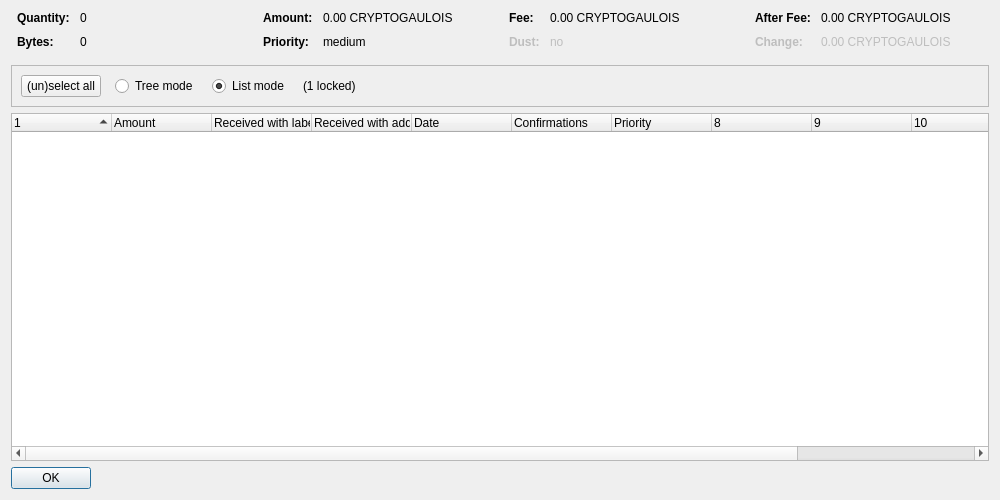
<?xml version="1.0" encoding="UTF-8"?>
<ui version="4.0">
 <class>CoinControlDialog</class>
 <widget class="QDialog" name="CoinControlDialog">
  <property name="geometry">
   <rect>
    <x>0</x>
    <y>0</y>
    <width>1000</width>
    <height>500</height>
   </rect>
  </property>
  <property name="windowTitle">
   <string>Coin Selection</string>
  </property>
  <layout class="QVBoxLayout" name="verticalLayout">
   <item>
    <layout class="QHBoxLayout" name="horizontalLayoutTop" stretch="0,0,0,0">
     <property name="topMargin">
      <number>0</number>
     </property>
     <property name="bottomMargin">
      <number>10</number>
     </property>
     <item>
      <layout class="QFormLayout" name="formLayoutCoinControl1">
       <property name="horizontalSpacing">
        <number>10</number>
       </property>
       <property name="verticalSpacing">
        <number>10</number>
       </property>
       <property name="leftMargin">
        <number>6</number>
       </property>
       <property name="rightMargin">
        <number>6</number>
       </property>
       <item row="0" column="0">
        <widget class="QLabel" name="labelCoinControlQuantityText">
         <property name="font">
          <font>
           <weight>75</weight>
           <bold>true</bold>
          </font>
         </property>
         <property name="text">
          <string>Quantity:</string>
         </property>
        </widget>
       </item>
       <item row="0" column="1">
        <widget class="QLabel" name="labelCoinControlQuantity">
         <property name="cursor">
          <cursorShape>IBeamCursor</cursorShape>
         </property>
         <property name="contextMenuPolicy">
          <enum>Qt::ActionsContextMenu</enum>
         </property>
         <property name="text">
          <string notr="true">0</string>
         </property>
         <property name="textInteractionFlags">
          <set>Qt::LinksAccessibleByMouse|Qt::TextSelectableByKeyboard|Qt::TextSelectableByMouse</set>
         </property>
        </widget>
       </item>
       <item row="1" column="0">
        <widget class="QLabel" name="labelCoinControlBytesText">
         <property name="font">
          <font>
           <weight>75</weight>
           <bold>true</bold>
          </font>
         </property>
         <property name="text">
          <string>Bytes:</string>
         </property>
        </widget>
       </item>
       <item row="1" column="1">
        <widget class="QLabel" name="labelCoinControlBytes">
         <property name="cursor">
          <cursorShape>IBeamCursor</cursorShape>
         </property>
         <property name="contextMenuPolicy">
          <enum>Qt::ActionsContextMenu</enum>
         </property>
         <property name="text">
          <string notr="true">0</string>
         </property>
         <property name="textInteractionFlags">
          <set>Qt::LinksAccessibleByMouse|Qt::TextSelectableByKeyboard|Qt::TextSelectableByMouse</set>
         </property>
        </widget>
       </item>
      </layout>
     </item>
     <item>
      <layout class="QFormLayout" name="formLayoutCoinControl2">
       <property name="horizontalSpacing">
        <number>10</number>
       </property>
       <property name="verticalSpacing">
        <number>10</number>
       </property>
       <property name="leftMargin">
        <number>6</number>
       </property>
       <property name="rightMargin">
        <number>6</number>
       </property>
       <item row="0" column="0">
        <widget class="QLabel" name="labelCoinControlAmountText">
         <property name="font">
          <font>
           <weight>75</weight>
           <bold>true</bold>
          </font>
         </property>
         <property name="text">
          <string>Amount:</string>
         </property>
        </widget>
       </item>
       <item row="0" column="1">
        <widget class="QLabel" name="labelCoinControlAmount">
         <property name="cursor">
          <cursorShape>IBeamCursor</cursorShape>
         </property>
         <property name="contextMenuPolicy">
          <enum>Qt::ActionsContextMenu</enum>
         </property>
         <property name="text">
          <string notr="true">0.00 CRYPTOGAULOIS</string>
         </property>
         <property name="textInteractionFlags">
          <set>Qt::LinksAccessibleByMouse|Qt::TextSelectableByKeyboard|Qt::TextSelectableByMouse</set>
         </property>
        </widget>
       </item>
       <item row="1" column="0">
        <widget class="QLabel" name="labelCoinControlPriorityText">
         <property name="font">
          <font>
           <weight>75</weight>
           <bold>true</bold>
          </font>
         </property>
         <property name="text">
          <string>Priority:</string>
         </property>
        </widget>
       </item>
       <item row="1" column="1">
        <widget class="QLabel" name="labelCoinControlPriority">
         <property name="cursor">
          <cursorShape>IBeamCursor</cursorShape>
         </property>
         <property name="contextMenuPolicy">
          <enum>Qt::ActionsContextMenu</enum>
         </property>
         <property name="text">
          <string notr="true">medium</string>
         </property>
         <property name="textInteractionFlags">
          <set>Qt::LinksAccessibleByMouse|Qt::TextSelectableByKeyboard|Qt::TextSelectableByMouse</set>
         </property>
        </widget>
       </item>
      </layout>
     </item>
     <item>
      <layout class="QFormLayout" name="formLayoutCoinControl3">
       <property name="horizontalSpacing">
        <number>10</number>
       </property>
       <property name="verticalSpacing">
        <number>10</number>
       </property>
       <property name="leftMargin">
        <number>6</number>
       </property>
       <property name="rightMargin">
        <number>6</number>
       </property>
       <item row="0" column="0">
        <widget class="QLabel" name="labelCoinControlFeeText">
         <property name="font">
          <font>
           <weight>75</weight>
           <bold>true</bold>
          </font>
         </property>
         <property name="text">
          <string>Fee:</string>
         </property>
        </widget>
       </item>
       <item row="0" column="1">
        <widget class="QLabel" name="labelCoinControlFee">
         <property name="cursor">
          <cursorShape>IBeamCursor</cursorShape>
         </property>
         <property name="contextMenuPolicy">
          <enum>Qt::ActionsContextMenu</enum>
         </property>
         <property name="text">
          <string notr="true">0.00 CRYPTOGAULOIS</string>
         </property>
         <property name="textInteractionFlags">
          <set>Qt::LinksAccessibleByMouse|Qt::TextSelectableByKeyboard|Qt::TextSelectableByMouse</set>
         </property>
        </widget>
       </item>
       <item row="1" column="0">
        <widget class="QLabel" name="labelCoinControlLowOutputText">
         <property name="enabled">
          <bool>false</bool>
         </property>
         <property name="font">
          <font>
           <weight>75</weight>
           <bold>true</bold>
          </font>
         </property>
         <property name="text">
          <string>Dust:</string>
         </property>
        </widget>
       </item>
       <item row="1" column="1">
        <widget class="QLabel" name="labelCoinControlLowOutput">
         <property name="enabled">
          <bool>false</bool>
         </property>
         <property name="cursor">
          <cursorShape>IBeamCursor</cursorShape>
         </property>
         <property name="contextMenuPolicy">
          <enum>Qt::ActionsContextMenu</enum>
         </property>
         <property name="text">
          <string notr="true">no</string>
         </property>
         <property name="textInteractionFlags">
          <set>Qt::LinksAccessibleByMouse|Qt::TextSelectableByKeyboard|Qt::TextSelectableByMouse</set>
         </property>
        </widget>
       </item>
      </layout>
     </item>
     <item>
      <layout class="QFormLayout" name="formLayoutCoinControl4">
       <property name="horizontalSpacing">
        <number>10</number>
       </property>
       <property name="verticalSpacing">
        <number>10</number>
       </property>
       <property name="leftMargin">
        <number>6</number>
       </property>
       <property name="rightMargin">
        <number>6</number>
       </property>
       <item row="0" column="0">
        <widget class="QLabel" name="labelCoinControlAfterFeeText">
         <property name="font">
          <font>
           <weight>75</weight>
           <bold>true</bold>
          </font>
         </property>
         <property name="text">
          <string>After Fee:</string>
         </property>
        </widget>
       </item>
       <item row="0" column="1">
        <widget class="QLabel" name="labelCoinControlAfterFee">
         <property name="cursor">
          <cursorShape>IBeamCursor</cursorShape>
         </property>
         <property name="contextMenuPolicy">
          <enum>Qt::ActionsContextMenu</enum>
         </property>
         <property name="text">
          <string notr="true">0.00 CRYPTOGAULOIS</string>
         </property>
         <property name="textInteractionFlags">
          <set>Qt::LinksAccessibleByMouse|Qt::TextSelectableByKeyboard|Qt::TextSelectableByMouse</set>
         </property>
        </widget>
       </item>
       <item row="1" column="0">
        <widget class="QLabel" name="labelCoinControlChangeText">
         <property name="enabled">
          <bool>false</bool>
         </property>
         <property name="font">
          <font>
           <weight>75</weight>
           <bold>true</bold>
          </font>
         </property>
         <property name="text">
          <string>Change:</string>
         </property>
        </widget>
       </item>
       <item row="1" column="1">
        <widget class="QLabel" name="labelCoinControlChange">
         <property name="enabled">
          <bool>false</bool>
         </property>
         <property name="cursor">
          <cursorShape>IBeamCursor</cursorShape>
         </property>
         <property name="contextMenuPolicy">
          <enum>Qt::ActionsContextMenu</enum>
         </property>
         <property name="text">
          <string notr="true">0.00 CRYPTOGAULOIS</string>
         </property>
         <property name="textInteractionFlags">
          <set>Qt::LinksAccessibleByMouse|Qt::TextSelectableByKeyboard|Qt::TextSelectableByMouse</set>
         </property>
        </widget>
       </item>
      </layout>
     </item>
    </layout>
   </item>
   <item>
    <widget class="QFrame" name="frame">
     <property name="minimumSize">
      <size>
       <width>0</width>
       <height>40</height>
      </size>
     </property>
     <property name="frameShape">
      <enum>QFrame::StyledPanel</enum>
     </property>
     <property name="frameShadow">
      <enum>QFrame::Sunken</enum>
     </property>
     <layout class="QHBoxLayout" name="horizontalLayout">
      <item>
       <layout class="QHBoxLayout" name="horizontalLayoutPanel" stretch="0,0,0,0,0">
        <property name="spacing">
         <number>14</number>
        </property>
        <item>
         <widget class="QPushButton" name="pushButtonSelectAll">
          <property name="sizePolicy">
           <sizepolicy hsizetype="Maximum" vsizetype="Fixed">
            <horstretch>0</horstretch>
            <verstretch>0</verstretch>
           </sizepolicy>
          </property>
          <property name="text">
           <string>(un)select all</string>
          </property>
          <property name="autoDefault">
           <bool>false</bool>
          </property>
         </widget>
        </item>
        <item>
         <widget class="QRadioButton" name="radioTreeMode">
          <property name="sizePolicy">
           <sizepolicy hsizetype="Maximum" vsizetype="Fixed">
            <horstretch>0</horstretch>
            <verstretch>0</verstretch>
           </sizepolicy>
          </property>
          <property name="text">
           <string>Tree mode</string>
          </property>
         </widget>
        </item>
        <item>
         <widget class="QRadioButton" name="radioListMode">
          <property name="sizePolicy">
           <sizepolicy hsizetype="Maximum" vsizetype="Fixed">
            <horstretch>0</horstretch>
            <verstretch>0</verstretch>
           </sizepolicy>
          </property>
          <property name="text">
           <string>List mode</string>
          </property>
          <property name="checked">
           <bool>true</bool>
          </property>
         </widget>
        </item>
        <item>
         <widget class="QLabel" name="labelLocked">
          <property name="text">
           <string notr="true">(1 locked)</string>
          </property>
         </widget>
        </item>
        <item>
         <spacer name="horizontalSpacer">
          <property name="orientation">
           <enum>Qt::Horizontal</enum>
          </property>
          <property name="sizeHint" stdset="0">
           <size>
            <width>40</width>
            <height>20</height>
           </size>
          </property>
         </spacer>
        </item>
       </layout>
      </item>
     </layout>
    </widget>
   </item>
   <item>
    <widget class="CoinControlTreeWidget" name="treeWidget">
     <property name="contextMenuPolicy">
      <enum>Qt::CustomContextMenu</enum>
     </property>
     <property name="sortingEnabled">
      <bool>false</bool>
     </property>
     <property name="columnCount">
      <number>12</number>
     </property>
     <attribute name="headerShowSortIndicator" stdset="0">
      <bool>true</bool>
     </attribute>
     <attribute name="headerStretchLastSection">
      <bool>false</bool>
     </attribute>
     <column>
      <property name="text">
       <string/>
      </property>
     </column>
     <column>
      <property name="text">
       <string>Amount</string>
      </property>
     </column>
     <column>
      <property name="text">
       <string>Received with label</string>
      </property>
     </column>
     <column>
      <property name="text">
       <string>Received with address</string>
      </property>
     </column>
     <column>
      <property name="text">
       <string>Date</string>
      </property>
     </column>
     <column>
      <property name="text">
       <string>Confirmations</string>
      </property>
      <property name="toolTip">
       <string>Confirmed</string>
      </property>
     </column>
     <column>
      <property name="text">
       <string>Priority</string>
      </property>
     </column>
     <column>
      <property name="text">
       <string/>
      </property>
     </column>
     <column>
      <property name="text">
       <string/>
      </property>
     </column>
     <column>
      <property name="text">
       <string/>
      </property>
     </column>
     <column>
      <property name="text">
       <string/>
      </property>
     </column>
     <column>
      <property name="text">
       <string/>
      </property>
     </column>
    </widget>
   </item>
   <item>
    <widget class="QDialogButtonBox" name="buttonBox">
     <property name="sizePolicy">
      <sizepolicy hsizetype="Maximum" vsizetype="Fixed">
       <horstretch>0</horstretch>
       <verstretch>0</verstretch>
      </sizepolicy>
     </property>
     <property name="orientation">
      <enum>Qt::Horizontal</enum>
     </property>
     <property name="standardButtons">
      <set>QDialogButtonBox::Ok</set>
     </property>
    </widget>
   </item>
  </layout>
 </widget>
 <customwidgets>
  <customwidget>
   <class>CoinControlTreeWidget</class>
   <extends>QTreeWidget</extends>
   <header>coincontroltreewidget.h</header>
  </customwidget>
 </customwidgets>
 <resources/>
 <connections/>
</ui>
